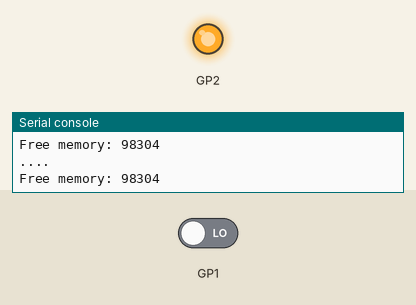
Recording of a program running on a simulated Raspberry Pi Pico running MicroPython. On the bench: output pins drawn as LEDs (lit = HIGH), the last lines printed to the serial console. Inputs (shaded band) come from the test bench; at power-on: GP1 LOW.

Above: at 1.2 s.
1.3 s: GP1 driven HIGH
At 4.1 s:
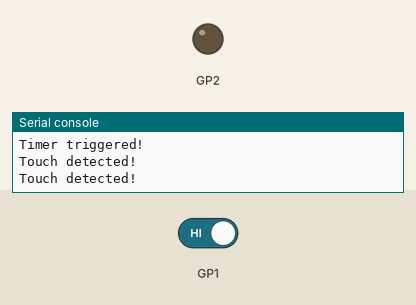
4.3 s: GP1 driven LOW
At 5.1 s:
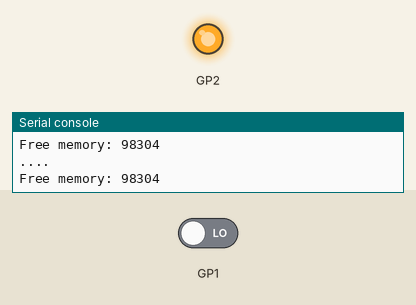
Timing chart, 0 to 7.3 s (numbered marks = the images above; inputs shaded):
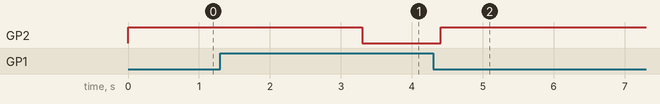

The program:

TouchSensor.py
```python
from machine import Pin, Timer
import time
from memory_usage import free

class TouchSensor:
    def __init__(self, power_pin=2, output_pin=1):
        self.power_pin = Pin(power_pin, Pin.OUT)
        self.outputpin_num = output_pin
        self.output_pin_init(self.outputpin_num)
        self.OFF()
        self.limit_ms = 0
        self.timer = None

    def output_pin_init(self,output_pin):
        self.output_pin = Pin(output_pin, Pin.IN)

    def is_touched(self):
        return self.output_pin.value() == 1

    def ON(self):
        self.power_pin.value(1)
        if self.limit_ms:
            self.Pin_IRQ()


    def OFF(self):
        self.power_pin.value(0)

    def TOGGLE(self):
        self.power_pin.value(not self.power_pin.value())

    def timer_callback(self,timer):
        self.output_pin_init(self.outputpin_num)
        print("Timer triggered!")
        self.OFF()
        self.timer.deinit()
        self.timer = None
        free()

    def Timer(self, limit_ms):
        if not self.timer:
            self.timer = Timer()
            self.timer.init(period=limit_ms, mode=Timer.ONE_SHOT, callback=self.timer_callback)

    def pin_callback(self, pin):
        self.output_pin_init(self.outputpin_num)
        if pin.value():
            self.Timer(self.limit_ms)
            print('pin change', pin)
        free()

    def Pin_IRQ(self):
        self.output_pin.irq(trigger=Pin.IRQ_RISING, handler=self.pin_callback)

def main():
    touch_sensor = TouchSensor()
    touch_sensor.limit_ms = 2000
    touch_sensor.ON()

    while True:
        if touch_sensor.is_touched():
            print("Touch detected!")
        else:
            print("....")
            touch_sensor.ON()
            free(True)
        time.sleep(0.4)


if __name__ == "__main__":
    main()
```

memory_usage.py
```python
import gc

# メモリ使用率を表示する関数
def free(prt=False):
    # ガベージコレクションを実行してメモリを解放する
    gc.collect()
    if prt:
        print("Free memory:", gc.mem_free())
```

Measured:
- after the input at 1.3 s, GP2: HIGH → LOW after 2.0 s
- after the input at 4.3 s, GP2: LOW → HIGH after 0.10 s
